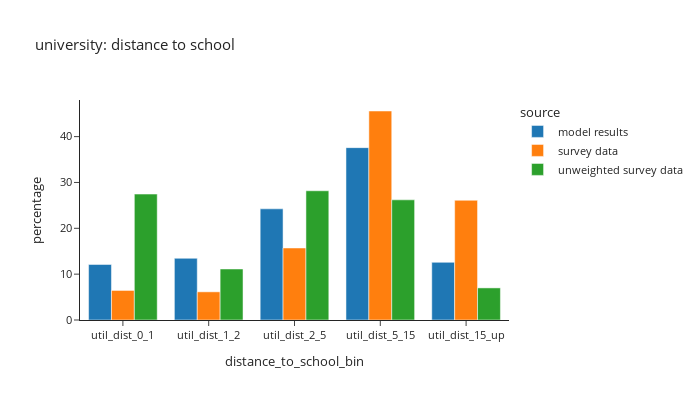
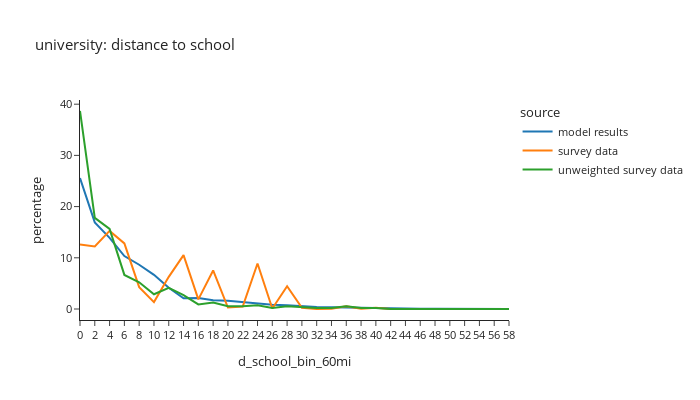

Source (notebook cell) for these figures, in order:
### Code cell
# distance to school: university
plot_distance(per_data,'is_university',"university: distance to school")

### Figure 1 — Plotly figure (JSON) as saved in the notebook; plotly's stock layout.template omitted (floating-point values rounded to 4 significant figures)
{"data": [{"alignmentgroup": "True", "hovertemplate": "source=model results<br>distance_to_school_bin=%{x}<br>percentage=%{y}<extra></extra>", "legendgroup": "model results", "marker": {"color": "#1F77B4", "pattern": {"shape": ""}}, "name": "model results", "offsetgroup": "model results", "orientation": "v", "showlegend": true, "textposition": "auto", "type": "bar", "x": ["util_dist_0_1", "util_dist_1_2", "util_dist_2_5", "util_dist_5_15", "util_dist_15_up"], "xaxis": "x", "y": [12.11, 13.46, 24.25, 37.6, 12.58], "yaxis": "y"}, {"alignmentgroup": "True", "hovertemplate": "source=survey data<br>distance_to_school_bin=%{x}<br>percentage=%{y}<extra></extra>", "legendgroup": "survey data", "marker": {"color": "#FF7F0E", "pattern": {"shape": ""}}, "name": "survey data", "offsetgroup": "survey data", "orientation": "v", "showlegend": true, "textposition": "auto", "type": "bar", "x": ["util_dist_0_1", "util_dist_1_2", "util_dist_2_5", "util_dist_5_15", "util_dist_15_up"], "xaxis": "x", "y": [6.446, 6.144, 15.71, 45.59, 26.11], "yaxis": "y"}, {"alignmentgroup": "True", "hovertemplate": "source=unweighted survey data<br>distance_to_school_bin=%{x}<br>percentage=%{y}<extra></extra>", "legendgroup": "unweighted survey data", "marker": {"color": "#2CA02C", "pattern": {"shape": ""}}, "name": "unweighted survey data", "offsetgroup": "unweighted survey data", "orientation": "v", "showlegend": true, "textposition": "auto", "type": "bar", "x": ["util_dist_0_1", "util_dist_1_2", "util_dist_2_5", "util_dist_5_15", "util_dist_15_up"], "xaxis": "x", "y": [27.47, 11.13, 28.19, 26.21, 7.002], "yaxis": "y"}], "layout": {"barmode": "group", "font": {"size": 11}, "height": 400, "legend": {"title": {"text": "source"}, "tracegroupgap": 0}, "title": {"text": "university: distance to school"}, "width": 700, "xaxis": {"anchor": "y", "domain": [0.0, 1.0], "title": {"text": "distance_to_school_bin"}}, "yaxis": {"anchor": "x", "domain": [0.0, 1.0], "title": {"text": "percentage"}}}}

### Figure 2 — Plotly figure (JSON) as saved in the notebook; plotly's stock layout.template omitted (floating-point values rounded to 4 significant figures)
{"data": [{"hovertemplate": "source=model results<br>d_school_bin_60mi=%{x}<br>percentage=%{y}<extra></extra>", "legendgroup": "model results", "line": {"color": "#1F77B4", "dash": "solid"}, "marker": {"symbol": "circle"}, "mode": "lines", "name": "model results", "orientation": "v", "showlegend": true, "type": "scatter", "x": ["0", "2", "4", "6", "8", "10", "12", "14", "16", "18", "20", "22", "24", "26", "28", "30", "32", "34", "36", "38", "40", "42", "44", "46", "48", "50", "52", "54", "56", "58"], "xaxis": "x", "y": [25.59, 16.92, 13.88, 10.34, 8.644, 6.67, 4.156, 2.097, 2.154, 1.697, 1.629, 1.327, 1.021, 0.8461, 0.7276, 0.5094, 0.3847, 0.3248, 0.26, 0.197, 0.1328, 0.1428, 0.1147, 0.0636, 0.06609, 0.02993, 0.03367, 0.01808, 0.01559, 0.01247], "yaxis": "y"}, {"hovertemplate": "source=survey data<br>d_school_bin_60mi=%{x}<br>percentage=%{y}<extra></extra>", "legendgroup": "survey data", "line": {"color": "#FF7F0E", "dash": "solid"}, "marker": {"symbol": "circle"}, "mode": "lines", "name": "survey data", "orientation": "v", "showlegend": true, "type": "scatter", "x": ["0", "2", "4", "6", "8", "10", "12", "14", "16", "18", "20", "22", "24", "26", "28", "30", "32", "34", "36", "38", "40", "42", "44", "46", "48", "50", "52", "54", "56", "58"], "xaxis": "x", "y": [12.59, 12.23, 15.25, 12.81, 4.278, 1.342, 6.278, 10.53, 1.879, 7.525, 0.2934, 0.4568, 8.889, 0.09903, 4.439, 0.2299, 0.01883, 0.04341, 0.546, 0.04066, 0.232, 0.0, 0.0, 0.0, 0.0, 0.0, 0.0, 0.0, 0.0, 0.0], "yaxis": "y"}, {"hovertemplate": "source=unweighted survey data<br>d_school_bin_60mi=%{x}<br>percentage=%{y}<extra></extra>", "legendgroup": "unweighted survey data", "line": {"color": "#2CA02C", "dash": "solid"}, "marker": {"symbol": "circle"}, "mode": "lines", "name": "unweighted survey data", "orientation": "v", "showlegend": true, "type": "scatter", "x": ["0", "2", "4", "6", "8", "10", "12", "14", "16", "18", "20", "22", "24", "26", "28", "30", "32", "34", "36", "38", "40", "42", "44", "46", "48", "50", "52", "54", "56", "58"], "xaxis": "x", "y": [38.67, 17.81, 15.65, 6.655, 5.216, 2.878, 4.137, 2.698, 0.8993, 1.259, 0.5396, 0.5396, 0.7194, 0.1799, 0.5396, 0.3597, 0.1799, 0.1799, 0.5396, 0.1799, 0.1799, 0.0, 0.0, 0.0, 0.0, 0.0, 0.0, 0.0, 0.0, 0.0], "yaxis": "y"}], "layout": {"font": {"size": 11}, "height": 400, "legend": {"title": {"text": "source"}, "tracegroupgap": 0}, "title": {"text": "university: distance to school"}, "width": 700, "xaxis": {"anchor": "y", "domain": [0.0, 1.0], "title": {"text": "d_school_bin_60mi"}}, "yaxis": {"anchor": "x", "domain": [0.0, 1.0], "title": {"text": "percentage"}}}}
